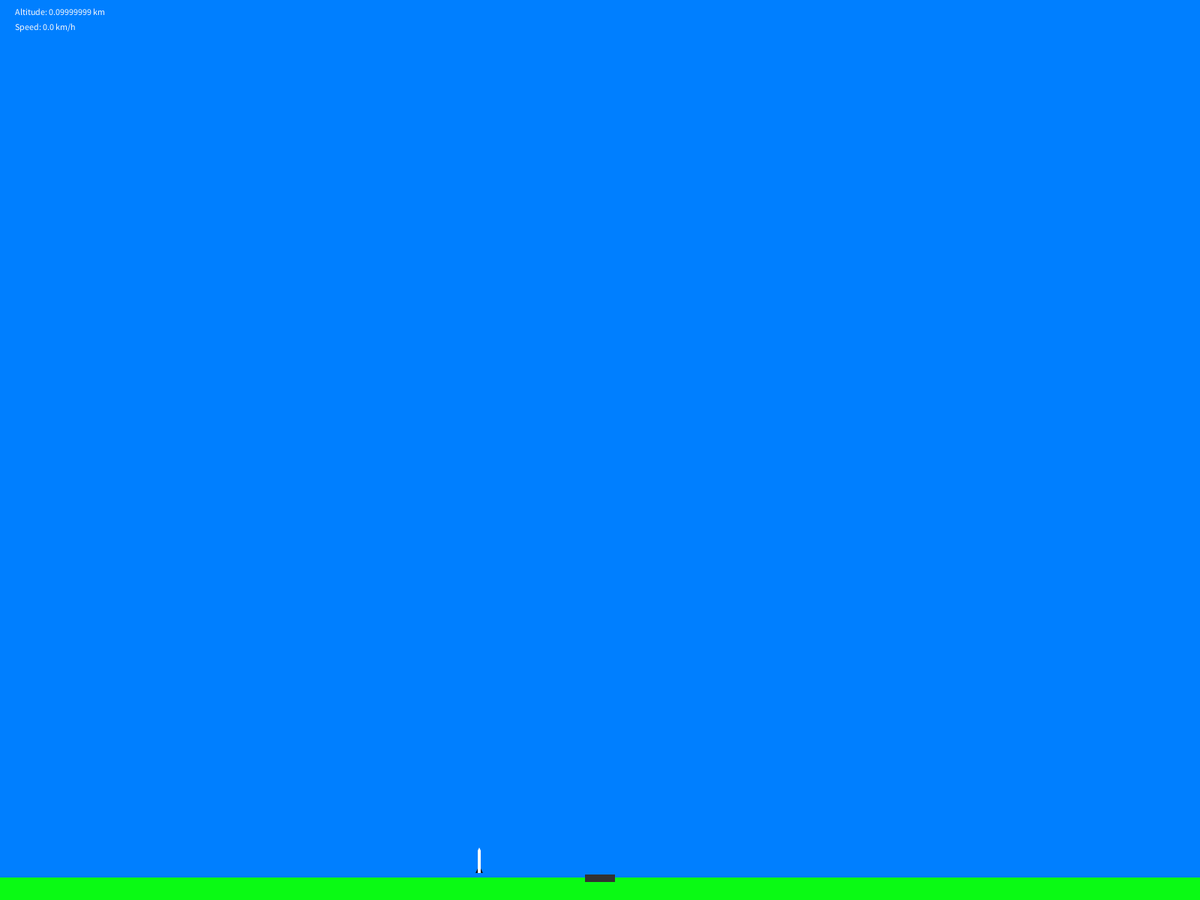
Frame 1 (no input)
Frame 60 (the mouse pressed at the canvas centre just before this capture): identical to frame 1, image omitted
Frame 120 (the mouse held since frame 60 and released just before this capture): identical to frame 1, image omitted

The Processing sketch that drew this single still picture (run headless with seeded random() and noise(); from frame 60 on, the mouse is pressed at the canvas centre):

// Processing sketch: RocketGame
// ── RocketGame.pde

/*

-----ROCKET GAME-----

This is the first published version of the Rocket Game. In this version physics are not realistic.

Made by Lauri Koskenniemi
2016

*/


Rocket R = new Rocket();
Ground G = new Ground();
Engine E = new Engine();
Sky S = new Sky();
Controls C = new Controls();
Clouds Cl = new Clouds();

void setup() {
  fullScreen();
  pixelDensity(displayDensity());
  background(0);
}

float a;
float y;
float xx;
float x = 635;
float yb = 30;
float yr = 70;
float c = 255;
float d;
float dg;

void draw() {
  
  
  S.display();
  
  C.controls();
    
  R.display();
  G.display();
  Cl.display();
  
  fill(250);
  text("Altitude: " + ((-yb/200+yr/200)-0.1) + " km", 20, 20);
  text("Speed: " + (pow(d, 1.2)*800+xx) + " km/h", 20, 40);
  //text("yb: " + yb, 20, 60);
  //text("yr: " + yr, 20, 80);
  //text("d: " + d, 20, 100);
  
}
// ── Clouds.pde
class Clouds {
  void display() {
    noStroke();
    fill(245);
    ellipse(xx+40, -yb, 40, 30);
    ellipse(xx+60, -yb+10, 100, 40);
    ellipse(xx+100, -yb+5, 60, 20);
    ellipse(xx+80, -yb, 40, 60);
  }
  
}
// ── Engine.pde
class Engine {
  void display() {
    
    float f1;
    float f2;
    float f3;
    f1 = random(4, 8);
    f2 = random(4, 18);
    f3 = random(6, 24);
    
    stroke(200, 200, 0);
    fill(0, 250, 250);
    line(x + 2, height-yr + 34, x + 2, height-yr + 34 + f1);
    line(x + 6, height-yr + 34, x + 6, height-yr + 34 + f1);
    line(x + 3, height-yr + 34, x + 3, height-yr + 34 + f2);
    line(x + 5, height-yr + 34, x + 5, height-yr + 34 + f2);
    line(x + 4, height-yr + 34, x + 4, height-yr + 34 + f3);
    noStroke();
    
  }
}
// ── Ground.pde
class Ground {
  void display() {
    noStroke();
    fill(10, 250, 20);
    rect(0, height-yb, width, 50);
    fill(50);
    rect(width/2-20, height-yb-4, 40, 10);
  }
}
// ── Rocket.pde
class Rocket {
  void display() {
    
    fill(250);
    rect(x + 2, height-yr + 4, 4, 30);
    triangle(x + 2, height-yr + 4, x + 6, height-yr + 4, x + 4, height-yr);
    fill(10);
    triangle(x + 6, height-yr + 28, x + 6, height-yr + 34, x + 9, height-yr + 34);
    triangle(x + 2, height-yr + 28, x + 2, height-yr + 34, x - 1, height-yr + 34);
    
  }
}
// ── Sky.pde
class Sky {
  void display() {
    fill(0, c/2, c);
    noStroke();
    rect(0, 0, width, height);
    
    if (yb > 0) {
      c = 255;
    } else if (yb < -8160) {
      c = 0;
    } else if (yb < 0 && yb > -8160) {
      c = 255-yb/(-32);
    }
    
  }
}
// ── controls.pde
class Controls {
  void controls() {
    if (keyPressed && key == ' ') {
    
      E.display();
    
      if (yr < height/2) {
        d += 0.002;
        yr = yr+d;
        yb += 0;
      } else {
        d += 0.002;
        yr += 0;
        yb = yb-d;
      }
    
      if (yb >= 30) {
        yb = 30;
        yr = yr+d;
      }
    
      if (yr <= 70) {
        yr = 70;
      }
    
    } else {
      if (yb >= 30 && yr <= 70) {
        d = 0;
        yb = 30;
        yr = 70;
      } else {
        d -= 0.02;
        if (yb < 30) {
          yb = yb-d;
        }
        if (yb >= 30 && yr >= 70) {
          yb = 30;
          yr = yr+d;
        }
      }

    }
  }
}
